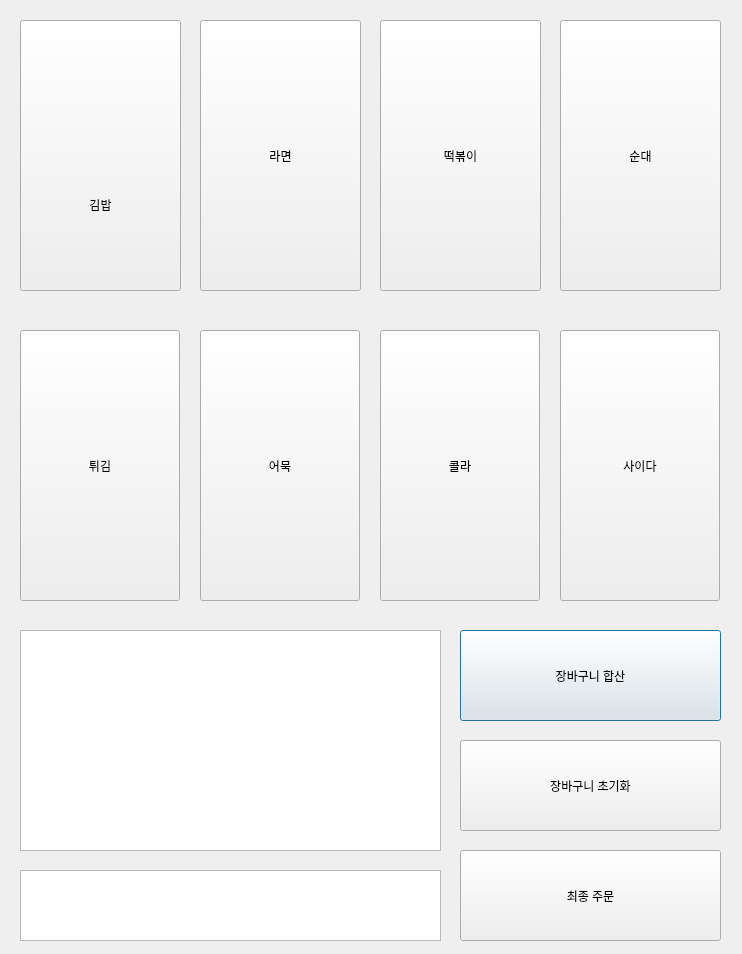
<?xml version="1.0" encoding="UTF-8"?>
<ui version="4.0">
 <class>Dialog</class>
 <widget class="QDialog" name="Dialog">
  <property name="geometry">
   <rect>
    <x>0</x>
    <y>0</y>
    <width>742</width>
    <height>954</height>
   </rect>
  </property>
  <property name="windowTitle">
   <string>Cafe 성브라더스</string>
  </property>
  <widget class="QPushButton" name="Total_Button">
   <property name="geometry">
    <rect>
     <x>460</x>
     <y>630</y>
     <width>261</width>
     <height>91</height>
    </rect>
   </property>
   <property name="text">
    <string>장바구니 합산</string>
   </property>
  </widget>
  <widget class="QPushButton" name="Clear_Button">
   <property name="geometry">
    <rect>
     <x>460</x>
     <y>740</y>
     <width>261</width>
     <height>91</height>
    </rect>
   </property>
   <property name="text">
    <string>장바구니 초기화</string>
   </property>
  </widget>
  <widget class="QPushButton" name="Button_menu1">
   <property name="geometry">
    <rect>
     <x>20</x>
     <y>20</y>
     <width>161</width>
     <height>271</height>
    </rect>
   </property>
   <property name="text">
    <string>






김밥</string>
   </property>
  </widget>
  <widget class="QPushButton" name="Button_menu2">
   <property name="geometry">
    <rect>
     <x>200</x>
     <y>20</y>
     <width>161</width>
     <height>271</height>
    </rect>
   </property>
   <property name="text">
    <string>라면</string>
   </property>
  </widget>
  <widget class="QPushButton" name="Button_menu3">
   <property name="geometry">
    <rect>
     <x>380</x>
     <y>20</y>
     <width>161</width>
     <height>271</height>
    </rect>
   </property>
   <property name="text">
    <string>떡볶이</string>
   </property>
  </widget>
  <widget class="QPushButton" name="Button_menu4">
   <property name="geometry">
    <rect>
     <x>560</x>
     <y>20</y>
     <width>161</width>
     <height>271</height>
    </rect>
   </property>
   <property name="text">
    <string>순대</string>
   </property>
  </widget>
  <widget class="QPushButton" name="Button_menu5">
   <property name="geometry">
    <rect>
     <x>20</x>
     <y>330</y>
     <width>160</width>
     <height>271</height>
    </rect>
   </property>
   <property name="text">
    <string>튀김</string>
   </property>
  </widget>
  <widget class="QPushButton" name="Button_menu6">
   <property name="geometry">
    <rect>
     <x>200</x>
     <y>330</y>
     <width>160</width>
     <height>271</height>
    </rect>
   </property>
   <property name="text">
    <string>어묵</string>
   </property>
  </widget>
  <widget class="QPushButton" name="Button_menu7">
   <property name="geometry">
    <rect>
     <x>380</x>
     <y>330</y>
     <width>160</width>
     <height>271</height>
    </rect>
   </property>
   <property name="text">
    <string>콜라</string>
   </property>
  </widget>
  <widget class="QPushButton" name="Button_menu8">
   <property name="geometry">
    <rect>
     <x>560</x>
     <y>330</y>
     <width>160</width>
     <height>271</height>
    </rect>
   </property>
   <property name="text">
    <string>사이다</string>
   </property>
  </widget>
  <widget class="QListWidget" name="CartList">
   <property name="geometry">
    <rect>
     <x>20</x>
     <y>630</y>
     <width>421</width>
     <height>221</height>
    </rect>
   </property>
  </widget>
  <widget class="QListWidget" name="OrderList">
   <property name="geometry">
    <rect>
     <x>20</x>
     <y>870</y>
     <width>421</width>
     <height>71</height>
    </rect>
   </property>
  </widget>
  <widget class="QPushButton" name="Payment_Button">
   <property name="geometry">
    <rect>
     <x>460</x>
     <y>850</y>
     <width>261</width>
     <height>91</height>
    </rect>
   </property>
   <property name="text">
    <string>최종 주문</string>
   </property>
  </widget>
 </widget>
 <tabstops>
  <tabstop>Button_menu1</tabstop>
  <tabstop>Button_menu2</tabstop>
  <tabstop>Button_menu3</tabstop>
  <tabstop>Button_menu4</tabstop>
  <tabstop>Button_menu5</tabstop>
  <tabstop>Button_menu6</tabstop>
  <tabstop>Button_menu7</tabstop>
  <tabstop>Button_menu8</tabstop>
  <tabstop>Total_Button</tabstop>
  <tabstop>Clear_Button</tabstop>
  <tabstop>Payment_Button</tabstop>
  <tabstop>CartList</tabstop>
  <tabstop>OrderList</tabstop>
 </tabstops>
 <resources/>
 <connections/>
</ui>
